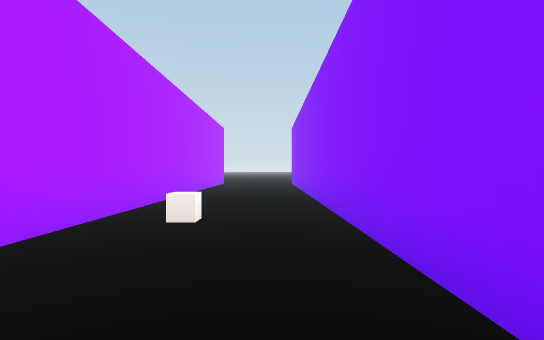
view 1 (above)

16 first-person views from a walk through a Unity game level. The camera is 1.2 m above the floor, looks level and sees 80° across. The floor is counted in squares, 2 m on a side. Each view is taken from the middle of a square. On the plan, view 1 faces up. The plan holds only what a view shows up to about 10 squares ahead; the rest is blank. The place goes on beyond the plan. The player character is not drawn.

view 2
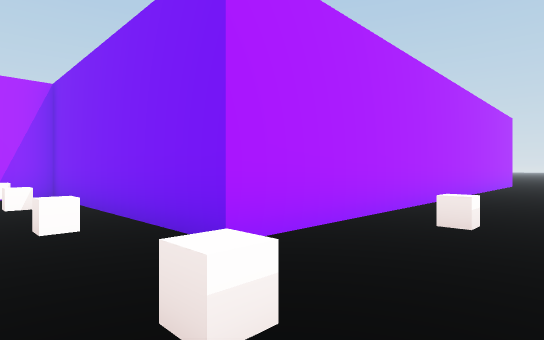

view 3
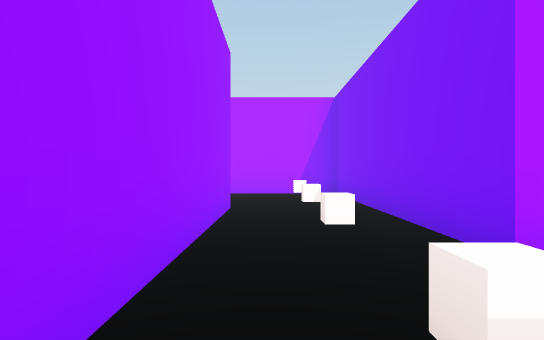

view 4
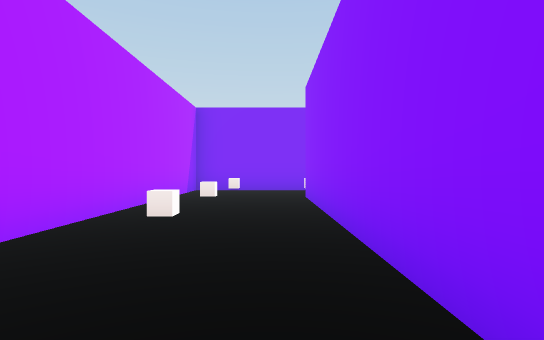

view 5
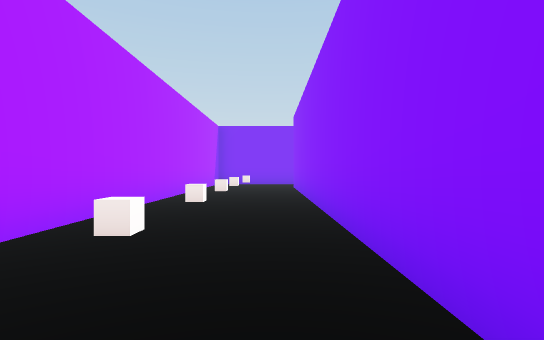

view 6
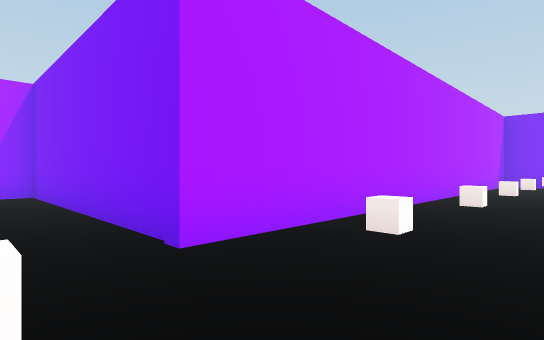

view 7
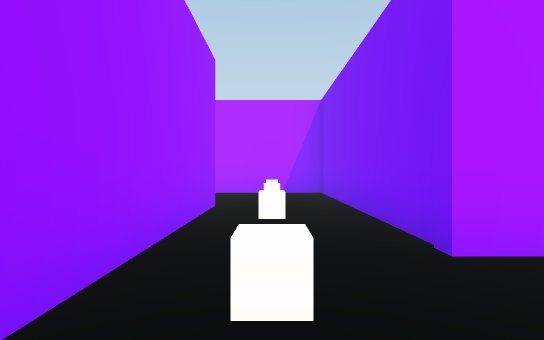

view 8
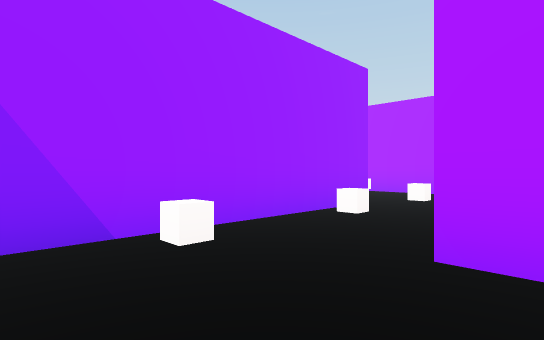

view 9
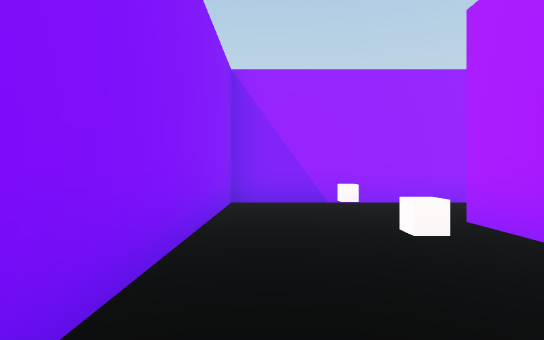

view 10
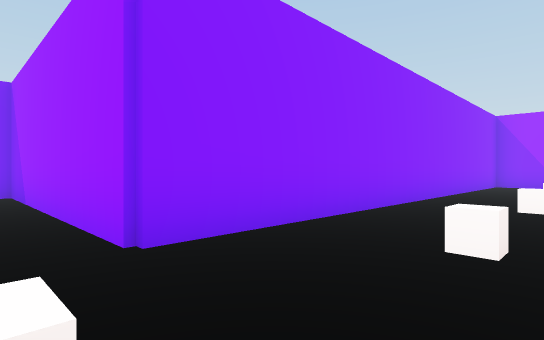

view 11
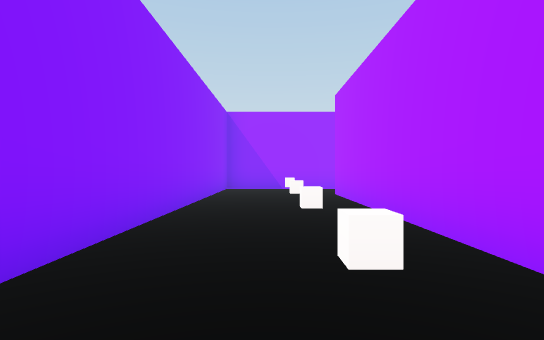

view 12
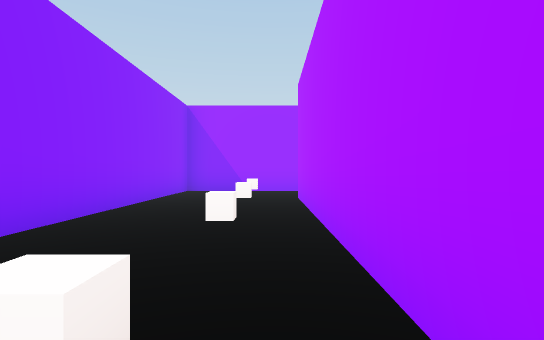

view 13
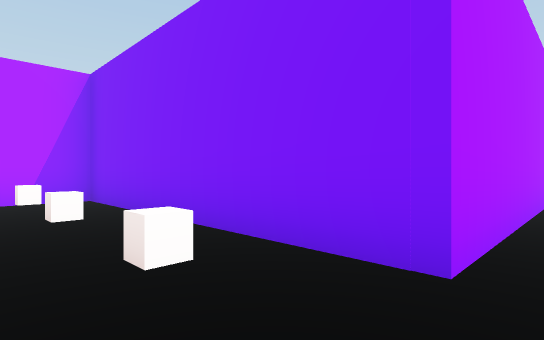

view 14
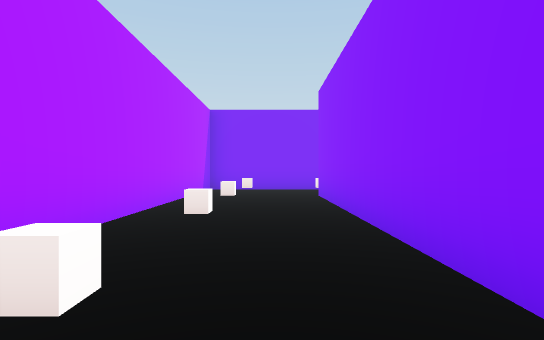

view 15
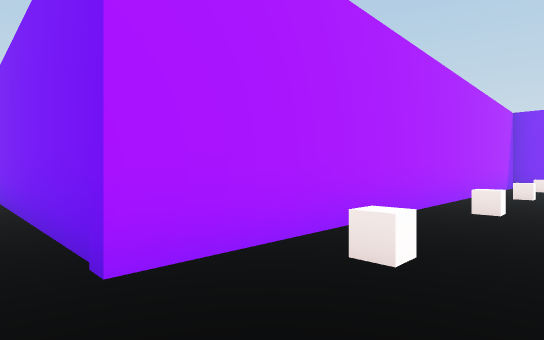

view 16
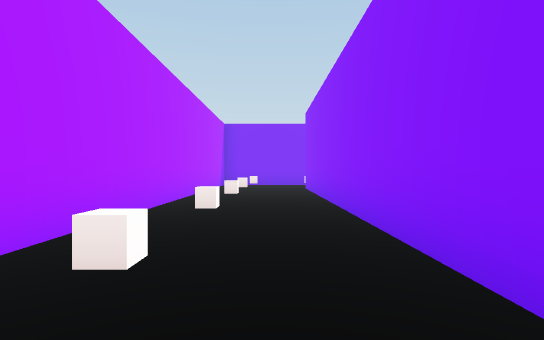

### Floor plan
Points are (right, up) in squares from view 1. A wall is a line through its corners. A room is listed if a view was taken in it or the views show most of it. See-through windows are left out.
Room 1 (views 1, 2, 3, 4, 5, 6, 7, 8, 9)
walls: (0.9, 1) (0.9, 9.8); (-2.1, 10.5) (-2.1, 1.6) (-8.2, 1.6) (-8.2, -10.7); (-8.4, -13) (-5.2, -13) (-5.2, -0.7) (-0.8, -0.7)
ways out: opening at (-9, -12) to room 2
objects: other object (-7, -12); other object (-7, -10); other object (-7, -7); other object (-7, -5); other object (-7, -2); other object (-7, 1); other object (-5, 1); other object (-3, 1); other object (-1, 1); other object (-1, 3)
Room 2 (views 10, 11, 12, 13, 14, 15, 16)
walls: (-14.8, -25.3) (-11.6, -25.3) (-11.6, -13) (-8.4, -13); (-14.6, -16.6) (-14.6, -23.1) (-20.9, -23.1) (-20.9, -35.4) (-26.5, -35.4); (-17.9, -34.8) (-17.9, -25.4); (-8.2, -10.7) (-14.6, -10.7) (-14.6, -14.8)
ways out: opening at (-9, -12) to room 1
objects: other object (-20, -34); other object (-20, -32); other object (-20, -29); other object (-20, -27); other object (-20, -24); other object (-18, -24); other object (-16, -24); other object (-14, -24); other object (-14, -22); other object (-14, -19); other object (-14, -17); other object (-14, -14); other object (-13, -12); other object (-11, -12); other object (-9, -12)

Positions as (right, up) in squares from view 1, and headings:
1: (0, 0), facing up
2: (0, 0), facing up-left
3: (0, 0), facing left
4: (-6, -8), facing up
5: (-6, -12), facing up
6: (-6, -12), facing up-left
7: (-6, -12), facing left
8: (-6, -10), facing down-left
9: (-6, -7), facing down
10: (-14, -12), facing down-right
11: (-13, -15), facing down
12: (-14, -16), facing down
13: (-14, -25), facing up-left
14: (-19, -33), facing up
15: (-19, -36), facing up-left
16: (-19, -36), facing up
